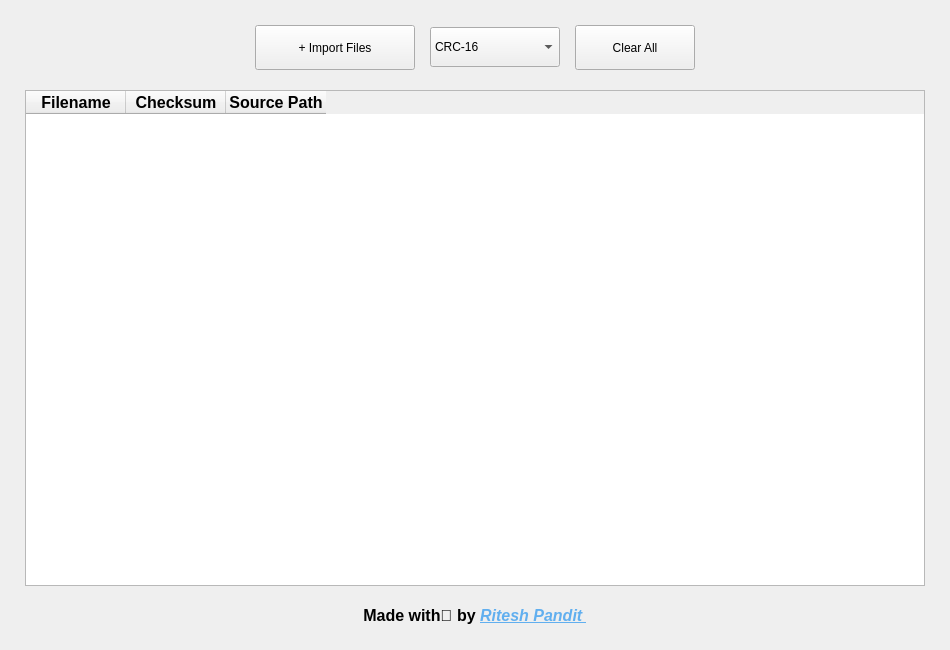
<?xml version="1.0" encoding="UTF-8"?>
<ui version="4.0">
 <class>crcCalculate</class>
 <widget class="QWidget" name="crcCalculate">
  <property name="geometry">
   <rect>
    <x>0</x>
    <y>0</y>
    <width>950</width>
    <height>650</height>
   </rect>
  </property>
  <property name="windowTitle">
   <string>CRC Checksum Utility</string>
  </property>
  <layout class="QVBoxLayout" name="verticalLayoutMain">
   <property name="spacing">
    <number>20</number>
   </property>
   <property name="leftMargin">
    <number>25</number>
   </property>
   <property name="topMargin">
    <number>25</number>
   </property>
   <property name="rightMargin">
    <number>25</number>
   </property>
   <property name="bottomMargin">
    <number>25</number>
   </property>
   <item>
    <widget class="QFrame" name="controlPanel">
     <property name="frameShape">
      <enum>QFrame::NoFrame</enum>
     </property>
     <property name="frameShadow">
      <enum>QFrame::Plain</enum>
     </property>
     <layout class="QHBoxLayout" name="horizontalLayout">
      <property name="spacing">
       <number>15</number>
      </property>
      <property name="leftMargin">
       <number>0</number>
      </property>
      <property name="topMargin">
       <number>0</number>
      </property>
      <property name="rightMargin">
       <number>0</number>
      </property>
      <property name="bottomMargin">
       <number>0</number>
      </property>
      <item>
       <spacer name="horizontalSpacer_2">
        <property name="orientation">
         <enum>Qt::Horizontal</enum>
        </property>
        <property name="sizeHint" stdset="0">
         <size>
          <width>40</width>
          <height>20</height>
         </size>
        </property>
       </spacer>
      </item>
      <item>
       <widget class="QPushButton" name="btnAddFiles">
        <property name="minimumSize">
         <size>
          <width>160</width>
          <height>45</height>
         </size>
        </property>
        <property name="cursor">
         <cursorShape>PointingHandCursor</cursorShape>
        </property>
        <property name="text">
         <string>+ Import Files</string>
        </property>
       </widget>
      </item>
      <item>
       <widget class="QComboBox" name="checksumCombo">
        <property name="minimumSize">
         <size>
          <width>130</width>
          <height>40</height>
         </size>
        </property>
        <property name="cursor">
         <cursorShape>PointingHandCursor</cursorShape>
        </property>
        <item>
         <property name="text">
          <string>CRC-16</string>
         </property>
        </item>
        <item>
         <property name="text">
          <string>CRC-32</string>
         </property>
        </item>
        <item>
         <property name="text">
          <string>MD5</string>
         </property>
        </item>
        <item>
         <property name="text">
          <string>SHA-1</string>
         </property>
        </item>
        <item>
         <property name="text">
          <string>SHA-256</string>
         </property>
        </item>
       </widget>
      </item>
      <item>
       <widget class="QPushButton" name="btnClear">
        <property name="minimumSize">
         <size>
          <width>120</width>
          <height>45</height>
         </size>
        </property>
        <property name="cursor">
         <cursorShape>PointingHandCursor</cursorShape>
        </property>
        <property name="text">
         <string>Clear All</string>
        </property>
       </widget>
      </item>
      <item>
       <spacer name="horizontalSpacer">
        <property name="orientation">
         <enum>Qt::Horizontal</enum>
        </property>
        <property name="sizeHint" stdset="0">
         <size>
          <width>40</width>
          <height>20</height>
         </size>
        </property>
       </spacer>
      </item>
     </layout>
    </widget>
   </item>
   <item>
    <widget class="QTableWidget" name="tableWidget">
     <property name="focusPolicy">
      <enum>Qt::StrongFocus</enum>
     </property>
     <property name="editTriggers">
      <set>QAbstractItemView::NoEditTriggers</set>
     </property>
     <property name="dragDropOverwriteMode">
      <bool>false</bool>
     </property>
     <property name="dragDropMode">
      <enum>QAbstractItemView::DropOnly</enum>
     </property>
     <property name="showGrid">
      <bool>false</bool>
     </property>
     <property name="columnCount">
      <number>3</number>
     </property>
     <attribute name="verticalHeaderVisible">
      <bool>false</bool>
     </attribute>
     <column>
      <property name="text">
       <string>Filename</string>
      </property>
      <property name="font">
       <font>
        <pointsize>12</pointsize>
        <bold>true</bold>
       </font>
      </property>
     </column>
     <column>
      <property name="text">
       <string>Checksum</string>
      </property>
      <property name="font">
       <font>
        <pointsize>12</pointsize>
        <bold>true</bold>
       </font>
      </property>
     </column>
     <column>
      <property name="text">
       <string>Source Path</string>
      </property>
      <property name="font">
       <font>
        <pointsize>12</pointsize>
        <bold>true</bold>
       </font>
      </property>
     </column>
    </widget>
   </item>
   <item>
    <widget class="QLabel" name="label">
     <property name="font">
      <font>
       <pointsize>12</pointsize>
       <bold>true</bold>
      </font>
     </property>
     <property name="text">
      <string>&lt;html&gt;&lt;head/&gt;&lt;body&gt;&lt;p&gt;Made with💓 by &lt;a href=&quot;https://riteshdpandit.vercel.app/&quot;&gt;&lt;span style=&quot; font-style:italic; text-decoration: underline; color:#61afef;&quot;&gt;Ritesh Pandit &lt;/span&gt;&lt;/a&gt;&lt;/p&gt;&lt;/body&gt;&lt;/html&gt;</string>
     </property>
     <property name="textFormat">
      <enum>Qt::RichText</enum>
     </property>
     <property name="alignment">
      <set>Qt::AlignCenter</set>
     </property>
     <property name="openExternalLinks">
      <bool>true</bool>
     </property>
    </widget>
   </item>
  </layout>
 </widget>
 <resources/>
 <connections/>
</ui>
